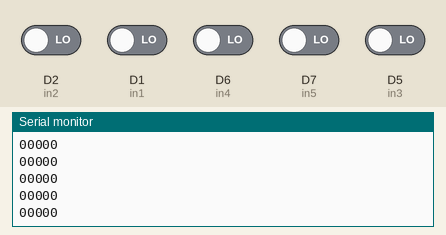
A sketch run on a simulated ESP8266 (NodeMCU). Parts: the last lines printed to the serial monitor. The inputs (shaded band) are chosen by the test bench; at power-on: D1 (in1), D2 (in2), D5 (in3), D6 (in4), D7 (in5) LOW. WiFi joins after 1.5 s; servers stay silent unless stated.

Above: at 3.0 s.
3.1 s: D2 (in2) driven HIGH
At 3.7 s:
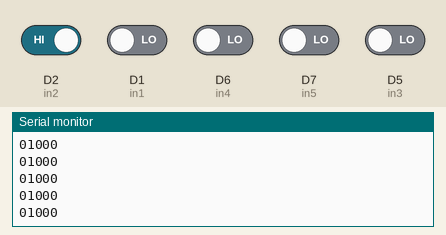
4.6 s: D1 (in1) driven HIGH
At 5.3 s:
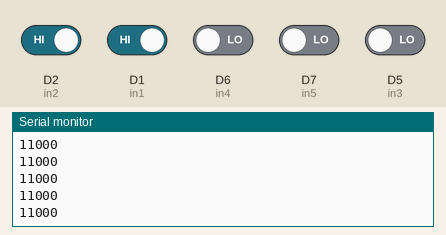
6.1 s: D6 (in4) driven HIGH
Timing chart, 0 to 6.3 s (numbered marks = the images above; inputs shaded):
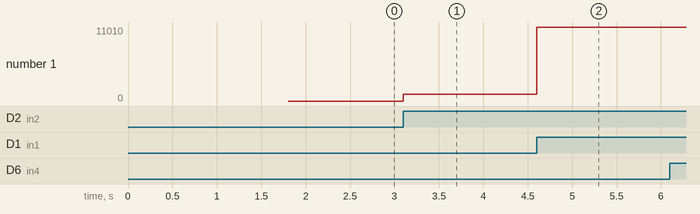

The sketch:

ZSP952_node.ino
```cpp
int in1=D1;
int in2=D2;
int in3=D5;
int in4=D6;
int in5=D7;

#define BLYNK_TEMPLATE_ID "TMPL6BEfeOqR9"
#define BLYNK_TEMPLATE_NAME "3phase fault detection"
#define BLYNK_AUTH_TOKEN "VE2LX8NV-yl2zzZhZGdJ5VTtktSYY-RM"
/* Comment this out to disable prints and save space */
#define BLYNK_PRINT Serial


#include <ESP8266WiFi.h>
#include <BlynkSimpleEsp8266.h>

// Your WiFi credentials.
// Set password to "" for open networks.
char ssid[] = "abcde";
char pass[] = "123456789";

// This function will be called every time Slider Widget
// in Blynk app writes values to the Virtual Pin V1


void setup()
{
  // Debug console
  Serial.begin(115200);
  pinMode(in1,INPUT);
  pinMode(in2,INPUT);
  pinMode(in3,INPUT);
  pinMode(in4,INPUT);
  pinMode(in5,INPUT);

  Blynk.begin(BLYNK_AUTH_TOKEN, ssid, pass);
  // You can also specify server:
  //Blynk.begin(BLYNK_AUTH_TOKEN, ssid, pass, "blynk.cloud", 80);
  //Blynk.begin(BLYNK_AUTH_TOKEN, ssid, pass, IPAddress(192,168,1,100), 8080);
}

void loop()
{
  Blynk.run();

int inn1=digitalRead(in1);
int inn2=digitalRead(in2);
int inn3=digitalRead(in3);
int inn4=digitalRead(in4);
int inn5=digitalRead(in5);

Serial.print(inn1);
Serial.print(inn2);
Serial.print(inn3);
Serial.print(inn4);
Serial.println(inn5);

if(inn1==1){
 Blynk.virtualWrite(V0, HIGH);
  }
if(inn1==0){
 Blynk.virtualWrite(V0, LOW);
  }

if(inn2==1){
 Blynk.virtualWrite(V1, HIGH);
  }
if(inn2==0){
 Blynk.virtualWrite(V1, LOW);
  }

  if(inn3==1){
 Blynk.virtualWrite(V2, HIGH);
  }
if(inn3==0){
 Blynk.virtualWrite(V2, LOW);
  }

if(inn4==1){
 Blynk.virtualWrite(V3, HIGH);
  }
if(inn4==0){
 Blynk.virtualWrite(V3, LOW);
  }

if(inn5==1){
 Blynk.virtualWrite(V4, HIGH);
  }
if(inn5==0){
 Blynk.virtualWrite(V4, LOW);
  }

}
```

Measured:
- after the input at 3.1 s, the serial monitor: prints a new line at once (image 1)
- after the input at 4.6 s, the serial monitor: prints a new line at once (image 2)
- plotted number 1: 0 → 1000 after the input at 3.1 s, 1000 → 11000 after the input at 4.6 s, 11000 → 11010 after the input at 6.1 s
